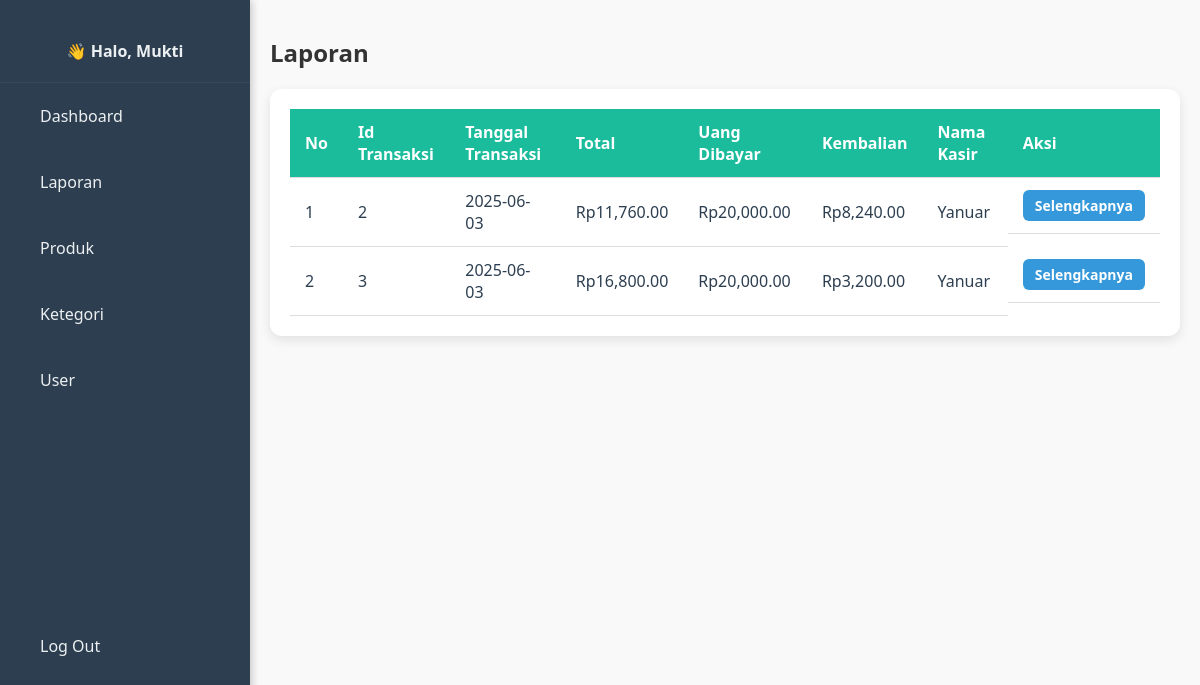
Screenshot of /admin/transaction.php (signed in) with the database file from the repository.
### tables this page shows
CREATE TABLE `transactions` (
  `Id` int(11) NOT NULL,
  `Transaction_Date` date NOT NULL,
  `Subtotal` double(10,2) NOT NULL,
  `PPN` double(10,2) NOT NULL,
  `Total` double(10,2) NOT NULL,
  `Money_Paid` double(10,2) NOT NULL,
  `Change` double(10,2) NOT NULL,
  `Employee_Id` int(11) NOT NULL
);

CREATE TABLE `accounts` (
  `Id` int(11) NOT NULL,
  `Name` varchar(225) NOT NULL,
  `Email` varchar(225) NOT NULL,
  `Role` enum('Admin','Cashier') NOT NULL,
  `Password` varchar(225) NOT NULL
);

### admin/transaction.php (the view, shortened to what this page needs)
<?php
include '../aksi/koneksi.php';
$query = "SELECT transactions.Id, transactions.Transaction_Date, transactions.Total, transactions.Money_Paid, transactions.Change, accounts.Name AS Cashier_Name
        FROM transactions
        JOIN accounts ON transactions.Employee_Id = accounts.Id";
?>
<!DOCTYPE html>
<html lang="en">
<head>
    <link rel="stylesheet" href="style/transaction.css">
</head>
<body>
    <div class="container">
        <?php include 'sidebar.php' ?>
        <div class="content">
            <div class="title">
                <h1>Laporan</h1>
            </div>
            <div class="selection-table">
                <table>
                    <thead>
                        <tr>
                            <th>No</th>
                            <th>Id Transaksi</th>
                            <th>Tanggal Transaksi</th>
                            <th>Total</th>
                            <th>Uang Dibayar</th>
                            <th>Kembalian</th>
                            <th>Nama Kasir</th>
                            <th>Aksi</th>
                        </tr>
                    </thead>
                    <tbody>
                        <?php
                        $no = 1;
                        $result = $conn->query($query);
                        if ($result && $result->num_rows > 0) {
                            while ($d = $result->fetch_assoc()) {
                                ?>
                                <tr>
                                    <td><?= $no++ ?></td>
                                    <td><?= htmlspecialchars($d['Id']) ?></td>
                                    <td><?= htmlspecialchars($d['Transaction_Date']) ?></td>
                                    <td>Rp<?= number_format($d['Total'], 2) ?></td>
                                    <td>Rp<?= number_format($d['Money_Paid'], 2) ?></td>
                                    <td>Rp<?= number_format($d['Change'], 2) ?></td>
                                    <td><?= htmlspecialchars($d['Cashier_Name']) ?></td>
                                    <td class="action-buttons">
                                        <a href="invoice.php?Id=<?= $d['Id'] ?>" class="btn edit">Selengkapnya</a>
                                    </td>
                                </tr>
                                <?php
                            }
                        } else {
                            echo "<tr><td colspan='8'>Tidak ada data.</td></tr>";
                        }
                        ?>
                    </tbody>
                </table>
            </div>
        </div>
    </div>
</body>
</html>

### admin/style/transaction.css (style rules this page uses)
body { margin: 0; font-family: 'Segoe UI', Tahoma, Geneva, Verdana, sans-serif; background-color: #ecf0f1; color: #2c3e50; }
.container { display: flex; min-height: 100vh; }
.content { margin-left: 250px; padding: 20px; flex: 1; background-color: #f9f9f9; overflow-y: auto; box-sizing: border-box; }
.title { margin-bottom: 20px; }
.title h1 { font-size: 24px; color: #333; margin-bottom: 5px; }
.selection-table { background-color: #ffffff; border-radius: 12px; padding: 20px; box-shadow: 0 4px 12px rgba(0, 0, 0, 0.1); }
table { width: 100%; border-collapse: collapse; }
th, td { text-align: left; padding: 12px 15px; border-bottom: 1px solid #ddd; }
th { background-color: #1abc9c; color: white; }
.action-buttons { display: flex; gap: 10px; }
.btn { padding: 6px 12px; font-size: 14px; text-decoration: none; color: white; border-radius: 6px; transition: background-color 0.3s, transform 0.2s; font-weight: 600; text-align: center; white-space: nowrap; }
.btn.edit { background-color: #3498db; }

### rows the page displays
transactions: Id "2", Transaction_Date "2025-06-03", Total "11,760.00", Money_Paid "20,000.00", Change "8,240.00", Employee_Id.Name "Yanuar"
transactions: Id "3", Transaction_Date "2025-06-03", Total "16,800.00", Money_Paid "20,000.00", Change "3,200.00", Employee_Id.Name "Yanuar"

### other values shown
$adminName "Mukti"
